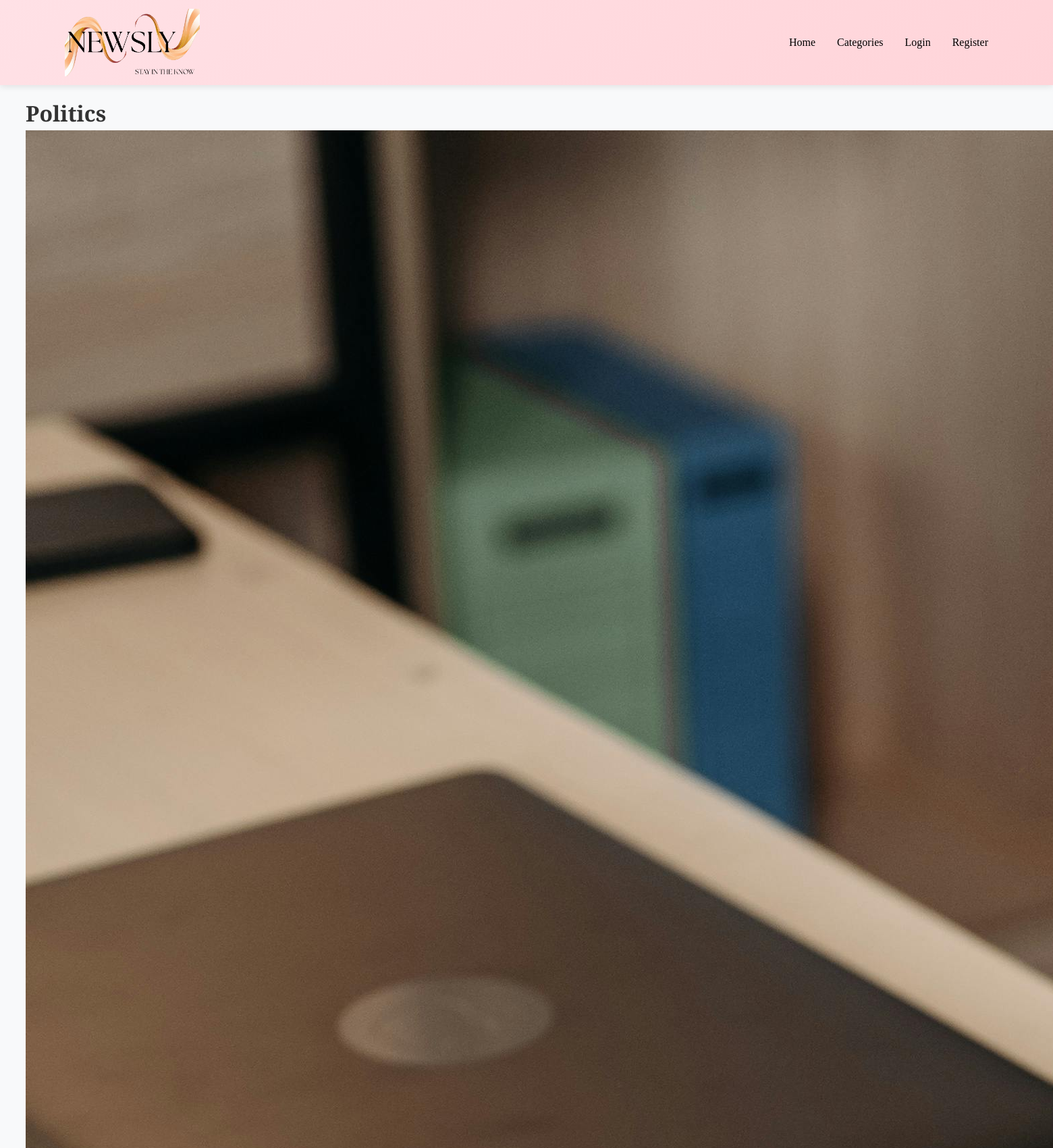
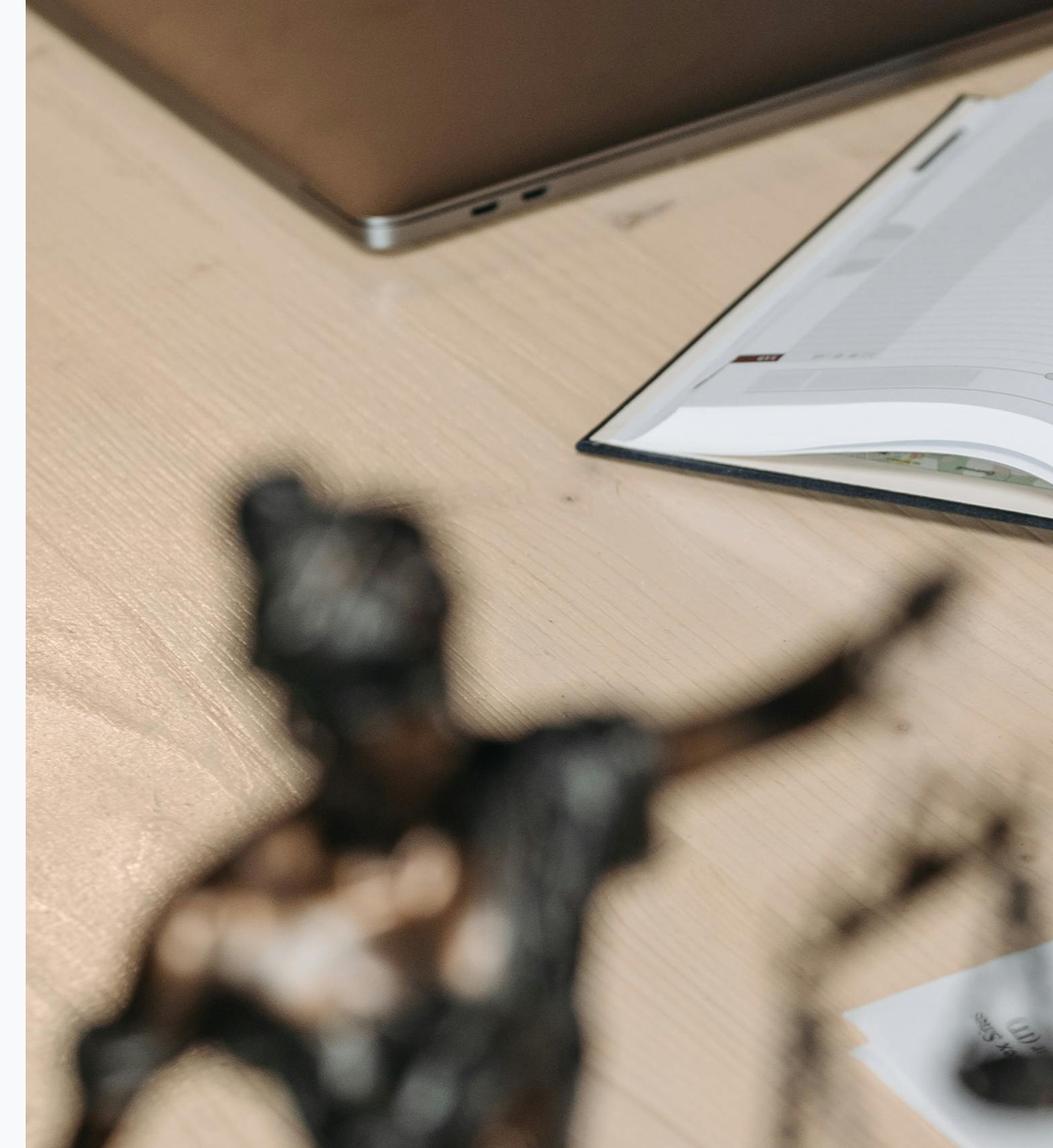
The app's page /category/4/ (upper part) with its own data (2 pictures, top to bottom).
### newsapp/models.py (models this page shows, shortened)
class Category(models.Model):
    name = models.CharField(max_length=100)

class Article(models.Model):
    title = models.CharField(max_length=255)
    content = models.TextField()
    image = models.ImageField(upload_to="articles/", blank=True, null=True)
    category = models.ForeignKey(Category, on_delete=models.SET_NULL, null=True)
    author = models.ForeignKey(User, on_delete=models.CASCADE)
    created_at = models.DateTimeField(auto_now_add=True)

### newsapp/views.py (the view)
# urls.py: path('category/<int:category_id>/', views.category_articles, name='category_articles'),
def category_articles(request, category_id):
    category = get_object_or_404(Category, pk=category_id)
    articles = Article.objects.filter(category=category).order_by('-created_at')
    return render(request, 'newsapp/category_articles.html', {
        "category": category,
        "articles": articles
    })

### newsapp/templates/newsapp/category_articles.html (shortened to what this page needs)
{% extends 'newsapp/base.html' %}
{% block content %}
<h1>{{ category.name }}</h1>
<div class="articles-grid">
    {% for article in articles %}
    <article class="article-card">
        {% if article.image %}
        <img src="{{ article.image.url }}" alt="{{ article.title }}" class="article-image">
        {% endif %}
    </article>
    {% empty %}
        <p>No articles in this category yet.</p>
    {% endfor %}
</div>
{% endblock %}

### newsapp/static/newsapp/css/style.css (style rules this page uses)
* { margin: 0; padding: 0; box-sizing: border-box; }
body { font-family: 'Playfair Display', serif; line-height: 1.6; color: #333; background-color: #f8f9fa; }

### records on screen
Category: name "Politics"
Article: image (picture)
